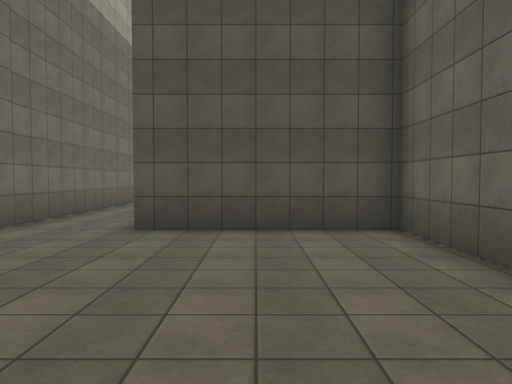
view 1 (above)

21 first-person views from a walk through a Unity game level. The camera is 1.5 m above the floor, tilts 2° down and sees 70° across. The floor is counted in squares, 2 m on a side. Each view is taken from the middle of a square. On the plan, view 1 faces up. The plan holds only what a view shows up to about 11 squares ahead; the rest is blank. The place goes on beyond the plan. Surface patterns are stand-ins for the level's own textures.

view 2
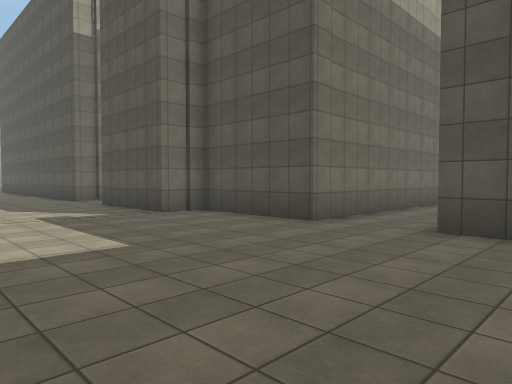

view 3
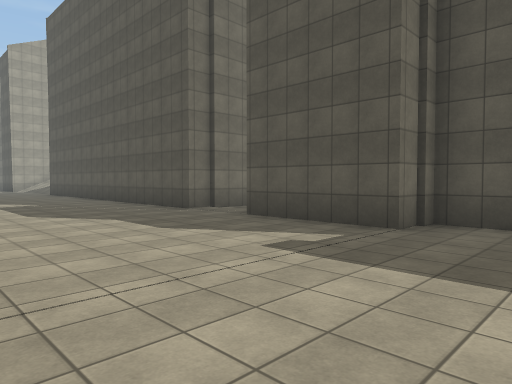

view 4
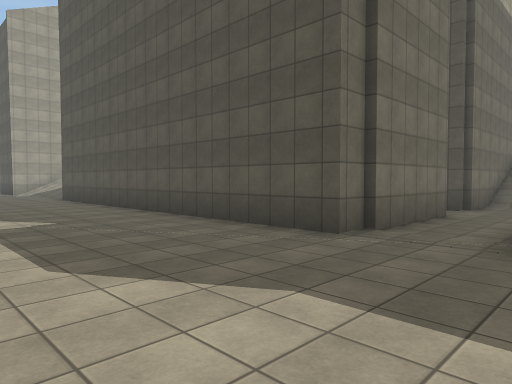

view 5
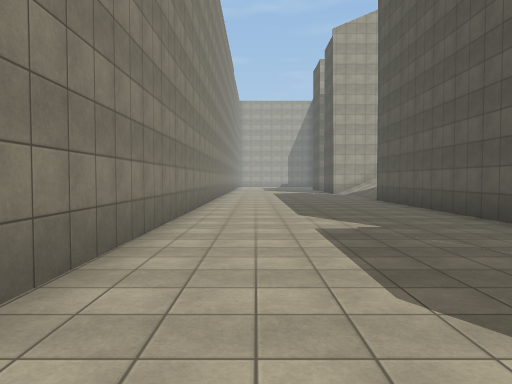

view 6
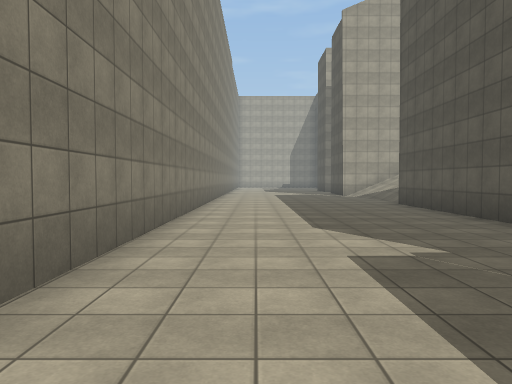

view 7
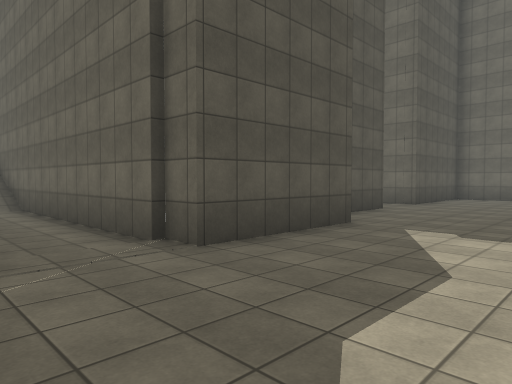

view 8
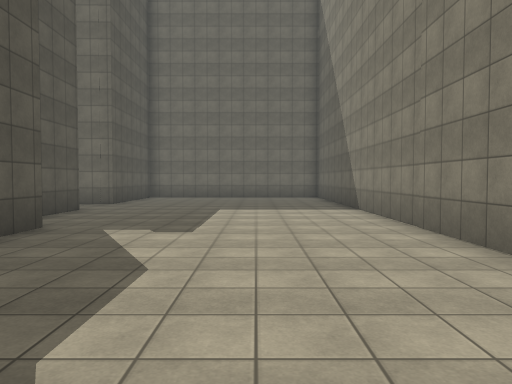

view 9
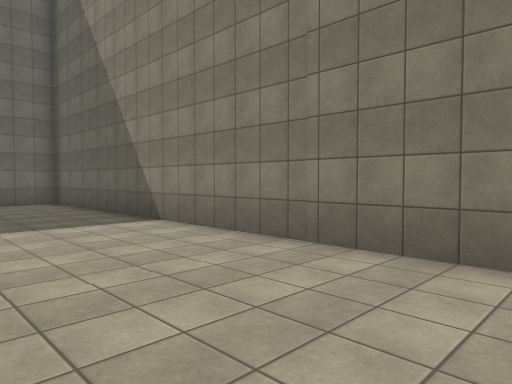

view 10
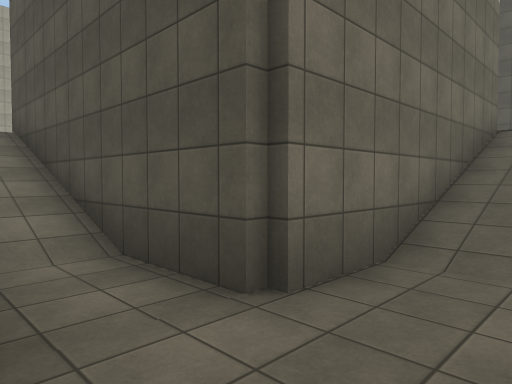

view 11
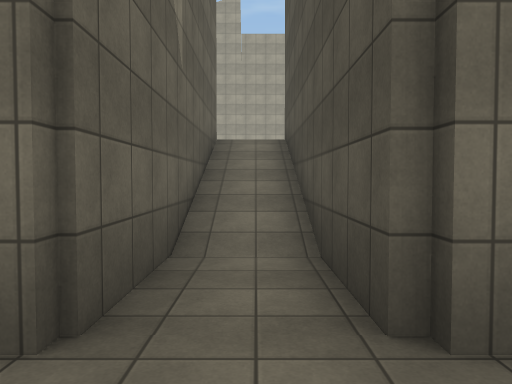

view 12
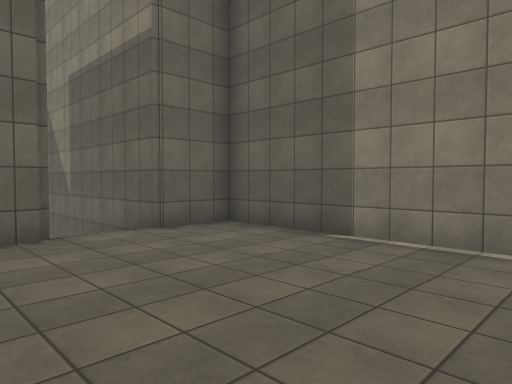

view 13
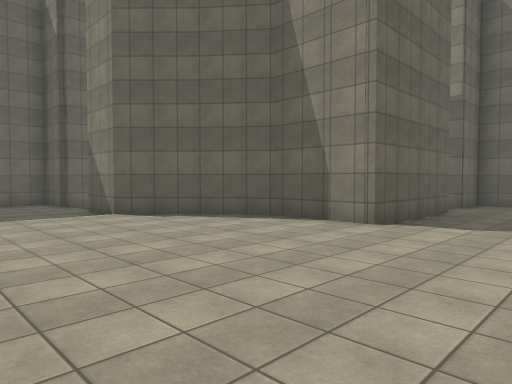

view 14
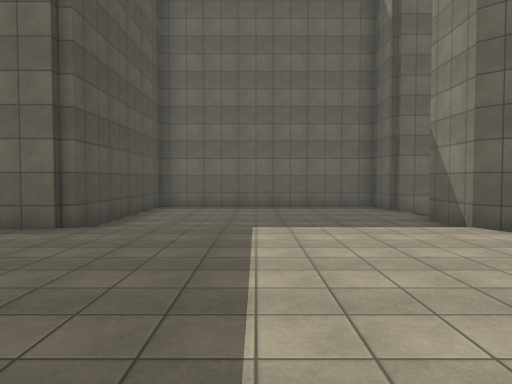

view 15
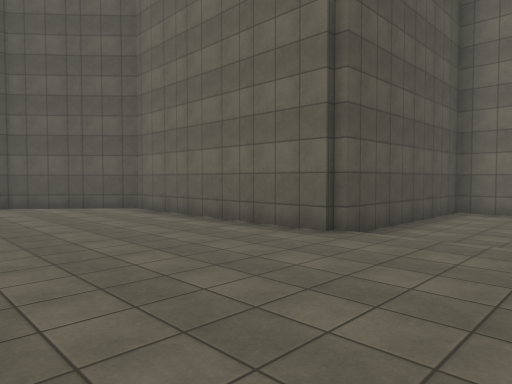

view 16
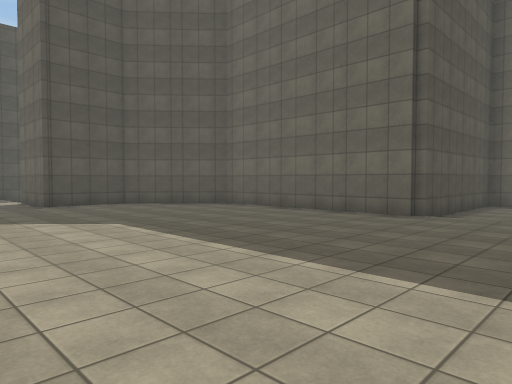

view 17
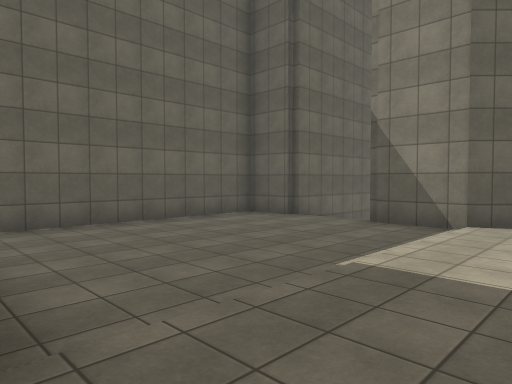

view 18
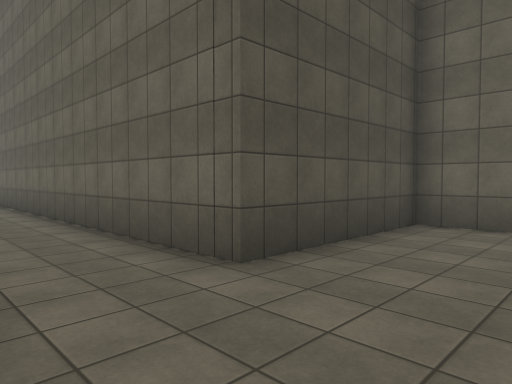

view 19
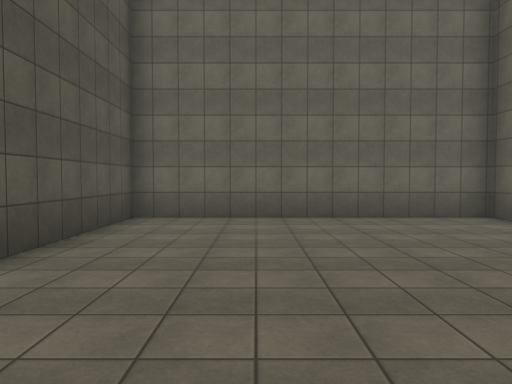

view 20
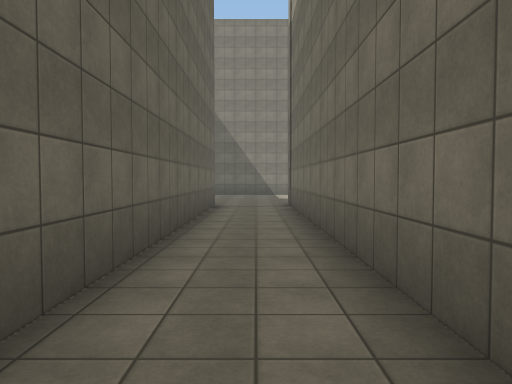

view 21
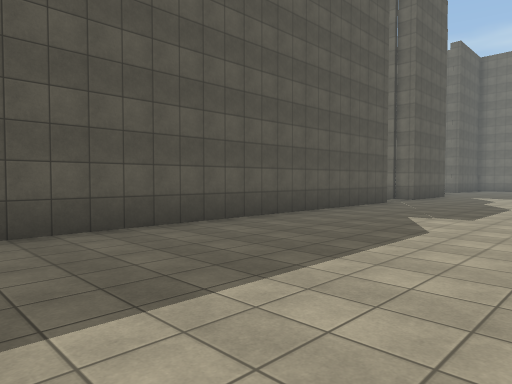

### Floor plan
Key: @ floor where view 1 was taken; # wall or solid block; . main floor; : floor 3.25 m higher than the main floor; / step, stairs or slope.
Columns run from 24 left of view 1 to 3 right of it. Each row starts with its distance up from view 1.
 32      #
 31     :#
 30     :####
 29     ::::###
 28     ::::::#
 27    :::::::#
 26    :::::::#
 25    :::::::#
 24    :::::::#
 23    :::::::#
 22   ::::::::######
 21   :::::::::::::#
 20   :::::::::::::#
 19   :::::::::::::#
 18   :::::::::::::#
 17   :::::::::::::#
 16   :::::::::::::#     .
 15    ::::::###//##    #..#
 14    :::::####//#     #..#
 13    ::####  #//#     #..#
 12    ::#     #//#     #..#
 11 :::::#     #..#     #..#
 10 :::::#######..#     #..#
  9 ::::::////....#     #..#
  8 :::::#######..#     #..#
  7  ::::#     #..#     #..#
  6  #####     #..# #####..#####
  5 ############..###..........#
  4 ...........................#
  3 ...........................#
  2 ...........................#
  1 ...........................#
  0 ........................@..#
 -1 ...........................#
 -2 ############   #############

Positions as (right, up) in squares from view 1, and headings:
1: (0, 0), facing up
2: (0, 0), facing up-left
3: (-5, -1), facing up-left
4: (-10, 0), facing up-left
5: (-11, 0), facing left
6: (-13, 0), facing left
7: (-13, 1), facing up-right
8: (-13, 1), facing right
9: (-10, 2), facing down-right
10: (-11, 8), facing up-left
11: (-11, 9), facing left
12: (-24, 11), facing down-right
13: (-22, 19), facing down-right
14: (-20, 19), facing right
15: (-19, 19), facing up-right
16: (-22, 19), facing up-right
17: (-16, 22), facing down-right
18: (-4, 3), facing up-right
19: (-5, 3), facing right
20: (-3, 16), facing down
21: (-24, -1), facing up-right
